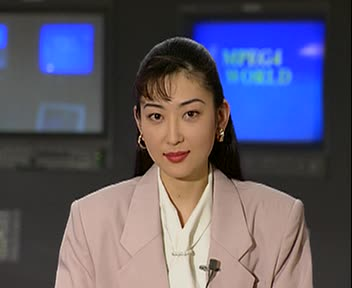
#> input picture akiyo0000.jpg, 352 x 288 px
$ python transformation.py
#> lines starting #> are read from the running program, lines starting #| are printed output that depends on the picture; after the words box and inside, x2 and y2 are one past the last pixel; in counts of white or black regions, pixels touching at a corner belong together; long printed decimals are rounded
### ebma.py
import numpy as np
import cv2
from math import log10, sqrt

class ebma:
    def __init__(self, img:np.ndarray, range:int, blockSize:int, half_pel:bool=False) -> None:
        self.half = half_pel
        self.range = max(range, 1)
        self.height, self.width, _ = img.shape
        self.blockS = blockSize
        if half_pel:
            self.width *=2
            self.height *= 2
            img = cv2.resize(img, (self.width, self.height), interpolation = cv2.INTER_LINEAR)
            self.blockS *=2
            self.range *=2
        self.anchor = img # this is acutally the frame
        self.output = img.copy()

    # [5 lines left out: function setAnchorFrame, not called in this run]

    def PSNR(self, original:np.ndarray, compressed:np.ndarray) -> float:
        mse = np.mean((original - compressed) ** 2)
        if(mse == 0):  # MSE is zero means no noise is present in the signal.
            return 100
        max_pixel = 255.0
        psnr = 20 * log10(max_pixel / sqrt(mse))
        return psnr

    def getMAD(self, tBlock:np.ndarray, aBlock:np.ndarray) -> float:
        return np.mean(np.abs(np.subtract(tBlock, aBlock)))

    def pad(self, img:np.ndarray) -> np.ndarray:
        newImg = np.zeros((self.height + 2*self.range, self.width + 2*self.range, 3))
        newImg[self.range:self.range+self.height, self.range:self.range+self.width, :] = img
        return newImg

    def calculate_motion(self, img:np.ndarray) -> np.ndarray:
        img2 = self.pad(img.copy())
        hStep = int(np.ceil(self.height / self.blockS))
        wStep = int(np.ceil(self.width / self.blockS))
        output = np.zeros((hStep, wStep, 2), np.uint8)
        for k in range(hStep):
            for l in range(wStep):
                anchorBlock = self.anchor[k*self.blockS:(k+1)*self.blockS, l*self.blockS:(l+1)*self.blockS, :]
                highScore = float("inf")
                for i in range(self.range, 2*self.range):
                    for j in range(self.range, 2*self.range):
                        newBlock = img2[k*self.blockS+i:(k+1)*self.blockS+i, l*self.blockS+j:(l+1)*self.blockS+j, :]
                        score = self.getMAD(newBlock, anchorBlock)
                        if score < highScore:
                            output[k, l, 0] = i
                            output[k, l, 1] = j
                            highScore = score
                            self.output[k*self.blockS:(k+1)*self.blockS, l*self.blockS:(l+1)*self.blockS, :] = newBlock
        return output

    # [14 lines left out: function warp, not called in this run]

    def diff(self, wrapped:np.ndarray, frame:np.ndarray) -> np.ndarray:
        return np.absolute(wrapped - frame)

    def plot_motion(self, motion:np.ndarray) -> np.ndarray:
        h, w, _ = motion.shape
        output = self.pad(self.anchor.copy())
        pts1 = []
        pts2 = []
        for i in range(h):
            for j in range(w):
                dX = int(motion[i, j, 0])
                dY = int(motion[i, j, 1])
                startP = [j*self.blockS+self.blockS//2, i*self.blockS + self.blockS//2]
                endP = [j*self.blockS+self.blockS//2 + dY, i*self.blockS + self.blockS//2 + dX]
                pts1.append(endP)
                pts2.append(startP)
                output = cv2.arrowedLine(output, endP, startP, (255, 0, 0), 1)
        self.pts1 = pts1
        self.pts2 = pts2
        return output

    def search(self, img:np.ndarray) -> float:
        if self.half:
            img = cv2.resize(img, (self.width, self.height), interpolation = cv2.INTER_LINEAR)
        motion = self.calculate_motion(img)
        self.motion = motion
        # output = self.warp(motion)
        output = self.output
        diff = self.diff(output, img)
        plotMotion = self.plot_motion(motion)
        # [7 lines of commented-out code are left out]
        return self.PSNR(img, output)

    def getMatchP(self):
        return self.pts1, self.pts2


# [7 lines of commented-out code are left out]

### transformation.py
import numpy as np
import cv2
from scipy.optimize import least_squares
from ebma import ebma

def random_subset(set1, set2, num):
    idx_list = np.random.permutation(len(set1))
    out1 = []
    out2 = []
    for i in range(num):
        out1.append(set1[idx_list[i]])
        out2.append(set2[idx_list[i]])
    return out1, out2

def computeH(img1, img2):
    # Compute H according to lecture note 5
    # img1 maps to img2
    x = np.zeros((len(img1) * 2, 8))
    y = np.zeros((len(img1) * 2, 1))
    for i in range(len(img1)):
        x[2 * i] = [img1[i][0], img1[i][1], 1, 0, 0, 0, -img1[i][0] * img2[i][0], -img1[i][1] * img2[i][0]]
        x[2 * i + 1] = [0, 0, 0, img1[i][0], img1[i][1], 1, -img1[i][0] * img2[i][1], -img1[i][1] * img2[i][1]]
        y[2 * i] = img2[i][0]
        y[2 * i + 1] = img2[i][1]

    h = np.append(np.dot(np.linalg.pinv(x), y), 1)
    return h.reshape((3, 3))

def transform(pt2, H):
    pt = pt2[0:2]
    pt.append(1)
    new_pt = np.dot(H, pt)
    return new_pt / new_pt[2]

def find_inlier(pts1, pts2, H, delta):
    out1 = []
    out2 = []
    for i in range(len(pts1)):
        if np.linalg.norm(pts2[i] - transform(pts1[i], H)[0:2]) < delta:
            out1.append(pts1[i])
            out2.append(pts2[i])
    return out1, out2

# [8 lines of commented-out code are left out]

def ransac(pts1, pts2, epsilon, n, p, delta):
    N = int(np.log(1-p) / np.log(1 - (1 - epsilon) ** n))
    save1 = []
    save2 = []
    for i in range(100):
        sub1, sub2 = random_subset(pts1, pts2, 4)
        H = computeH(sub1, sub2)
        in1, in2 = find_inlier(pts1, pts2, H, delta)
        if len(in1) > len(save1):
            save1 = in1
            save2 = in2
    return save1, save2

def linearH(pts1, pts2):
    lens = len(pts1)
    if lens % 2 != 0:
        pts1.append ([0, 0])
        pts2.append ([0, 0])

    A = np.zeros((2 * lens, 8))
    b = np.zeros((2 * lens, 1))

    for i in range (lens):
        pt1 = np.array([pts1[i][0], pts1[i][1], 1])
        pt2 = np.array([pts2[i][0], pts2[i][1], 1])
        A[2 * i] = [0, 0, 0, -pt1[0], - pt1[1], -1, pt1[0], pt2[1] * pt1[1]]
        b[2 * i] = -pt2[1] * pt1[2]
        A[2 * i + 1] = [pt1[0], pt1[1], 1, 0, 0, 0, - pt2[0] * pt1[0], -pt2[0] * pt1[1]]
        b[2 * i + 1] = pt2[0] * pt1[2]

    h = np.dot(np.linalg.pinv(A), b)
    h = np.append(h, 1)

    return h.reshape((3, 3))

# [23 lines left out: functions canvas_size, empty_canvas, not called in this run]

def transform2(img, img2, h, x_min, y_min):
    # img2 to img1 map
    # h is img2 to img1 map
    h = np.linalg.pinv(h) / np.linalg.pinv(h)[2][2]
    img1 = img.copy()
    for i in range(img1.shape[0]):
        for j in range(img1.shape[1]):
            newCor = np.dot(h, np.array([j - y_min, i - x_min, 1]))
            l = round(newCor[0]/newCor[2])
            k = round(newCor[1]/newCor[2])
            if k < img2.shape[0] and k >= 0 and l < img2.shape[1] and l >= 0:
                img1[i][j] = img2[k][l]
    return img1

# [57 lines left out: functions show_liers, find_M, nonLinearH, not called in this run]

# read image
img0 = cv2.imread("akiyo0000.jpg")
#> img0 is the input picture: shape (288, 352, 3); mean B, G, R 105.4, 87.3, 90.2
img1 = cv2.imread("akiyo0031.jpg")
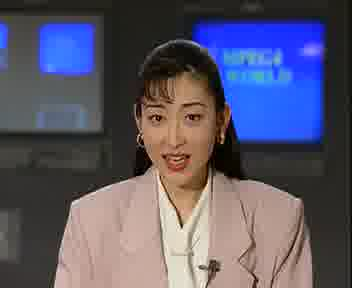
#> input picture akiyo0031.jpg, 352 x 288 px
#> img1 is the input picture: shape (288, 352, 3); mean B, G, R 105.3, 87.1, 90
matcher = ebma(img0, range=10, blockSize=16, half_pel=False)
motion = matcher.search(img1)
#> after the loop in calculate_motion, `for k in range(hStep):`:
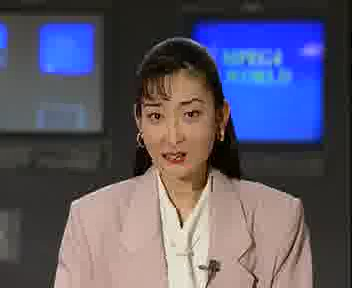
#> self.output: shape (288, 352, 3); mean B, G, R 105.5, 87.3, 90.2
#> in diff, `return np.absolute(wrapped - frame)`:
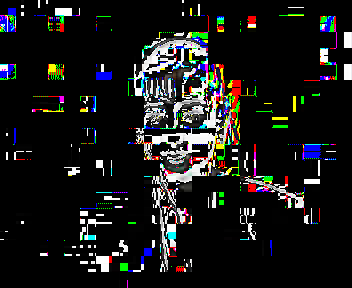
#> returned value: shape (288, 352, 3); mean of channels 0, 1, 2 25.6, 26.3, 25.7; drawn as B, G, R
#> in pad (call 2), `newImg[self.range:self.range+self.height, self.range:self.range+self.w..`:
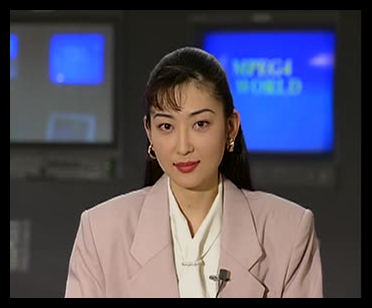
#> newImg: shape (308, 372, 3) float64; mean of channels 0, 1, 2 93.3, 77.3, 79.8; drawn as B, G, R
#> after the loop in plot_motion, `for i in range(h):`:
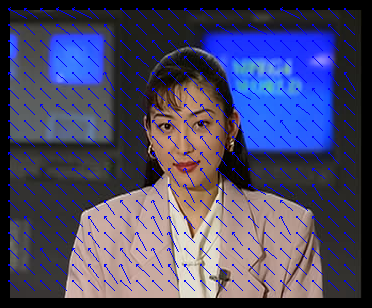
#> output: shape (308, 372, 3) float64; 5.11% of pixels changed, all inside (x1, y1, x2, y2) = (8, 7, 356, 291); drawn as B, G, R
#> after the loop in plot_motion, `for i in range(h):`: pts1 = 396 pairs, first value 18 to 355, second value 18 to 290; pts2 = 396 pairs, first value 8 to 344, second value 8 to 280
#> in plot_motion, `self.pts1 = pts1`: self.pts1 has the same summary as pts1
#> in plot_motion, `self.pts2 = pts2`: self.pts2 has the same summary as pts2
#> in PSNR, `mse = np.mean((original - compressed) ** 2)`: mse = 12.18
#> in PSNR, `psnr = 20 * log10(max_pixel / sqrt(mse))`: psnr = 37.28
#> motion = 37.28
pts1, pts2 = matcher.getMatchP()
print("**********Read Image Finished**********")


# RANSAC paramters
epsilon = 0.1
delta = 8
p = 0.99
n = 4

in0, in01 = ransac(pts2, pts1, n, epsilon, p, delta)
#> the loop in ransac, `for i in range(100):` made 100 passes
#> (sub1, sub2) on pass 1: ([[232, 216], [184, 232], [168, 232], [344, 40]], [[242, 226], [194, 242], [178, 251], [355, 50]])
print("**********RANSAC Finished**********")

H_01 = linearH(in0, in01)
print(H_01)
#| [[ 1.00435946e+00 -4.80921064e-03  1.09624091e+01]
#|  [ 3.26027944e-05  1.00128477e+00  1.04732920e+01]
#|  [ 1.47934450e-05 -5.58921244e-06  1.00000000e+00]]
print("**********H Compute Finished**********")

canvas = transform2(img1, img0, H_01, 0, 0)
#> after the loop in transform2, `for i in range(img1.shape[0]):`:
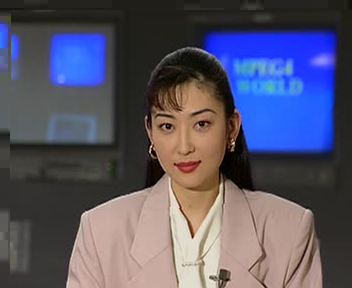
#> img1: shape (288, 352, 3); mean B, G, R 103.7, 85, 87
print("**********Linear Output Finished**********")

print(matcher.PSNR(img0, canvas))
#| 30.194
diff = matcher.diff(canvas, img0)
#> in diff (call 2), `return np.absolute(wrapped - frame)`:
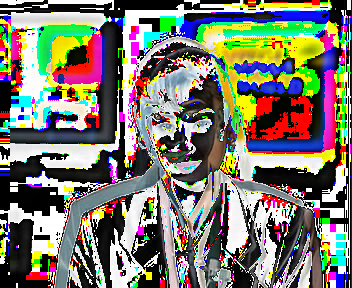
#> returned value: shape (288, 352, 3); mean of channels 0, 1, 2 109.3, 121.5, 123.6; drawn as B, G, R
cv2.imwrite('Diff.jpg', diff.astype(np.uint8))

cv2.imwrite('output.jpg', canvas)

# H_01 = nonLinearH(in0, in01, H_01)
print("**********NonLinear Finished**********")

# canvas = transform2(img1, img0, H_01, 0, 0)

# cv2.imwrite('output.jpg', canvas)
print("**********Output Finished**********")
